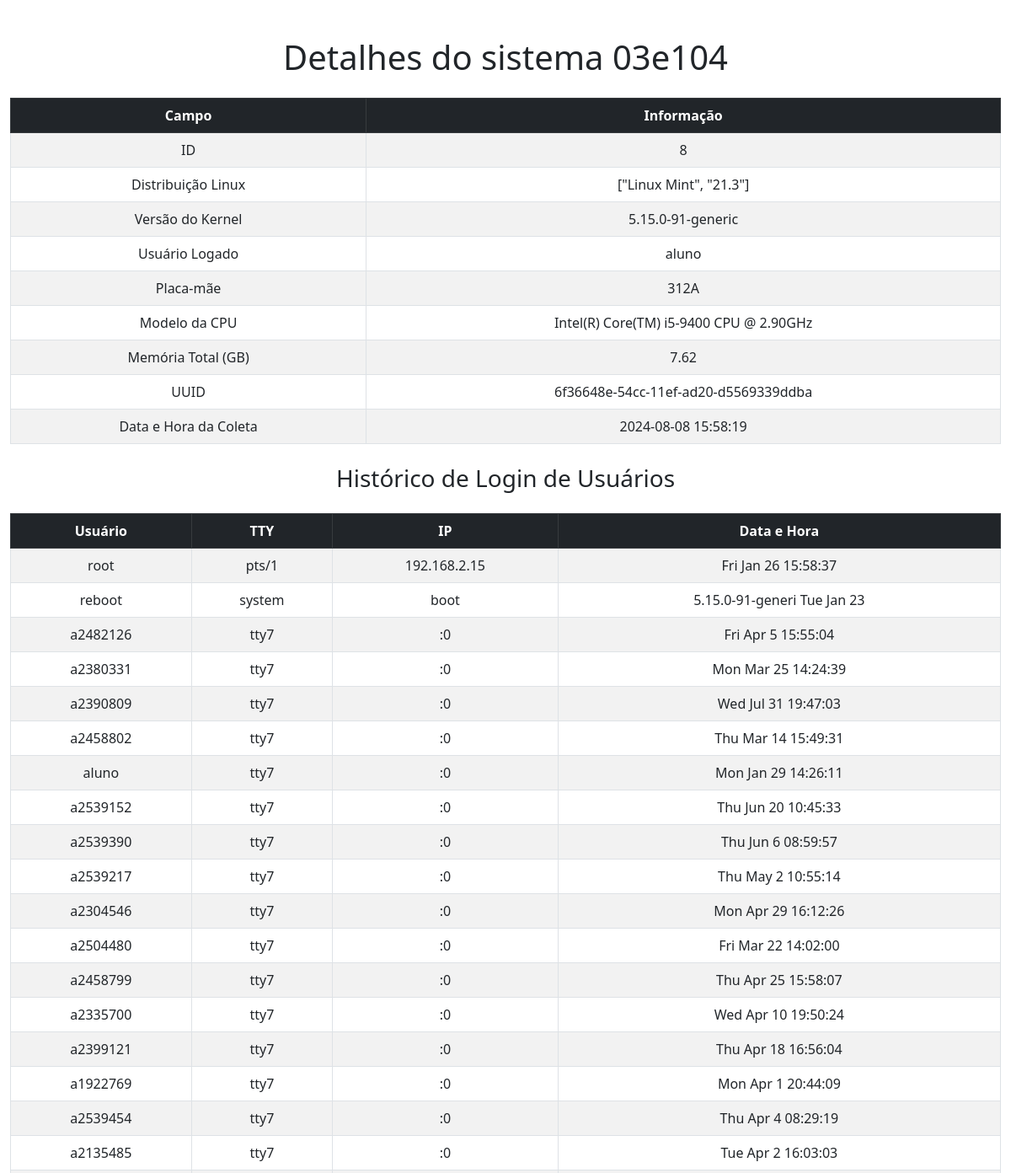
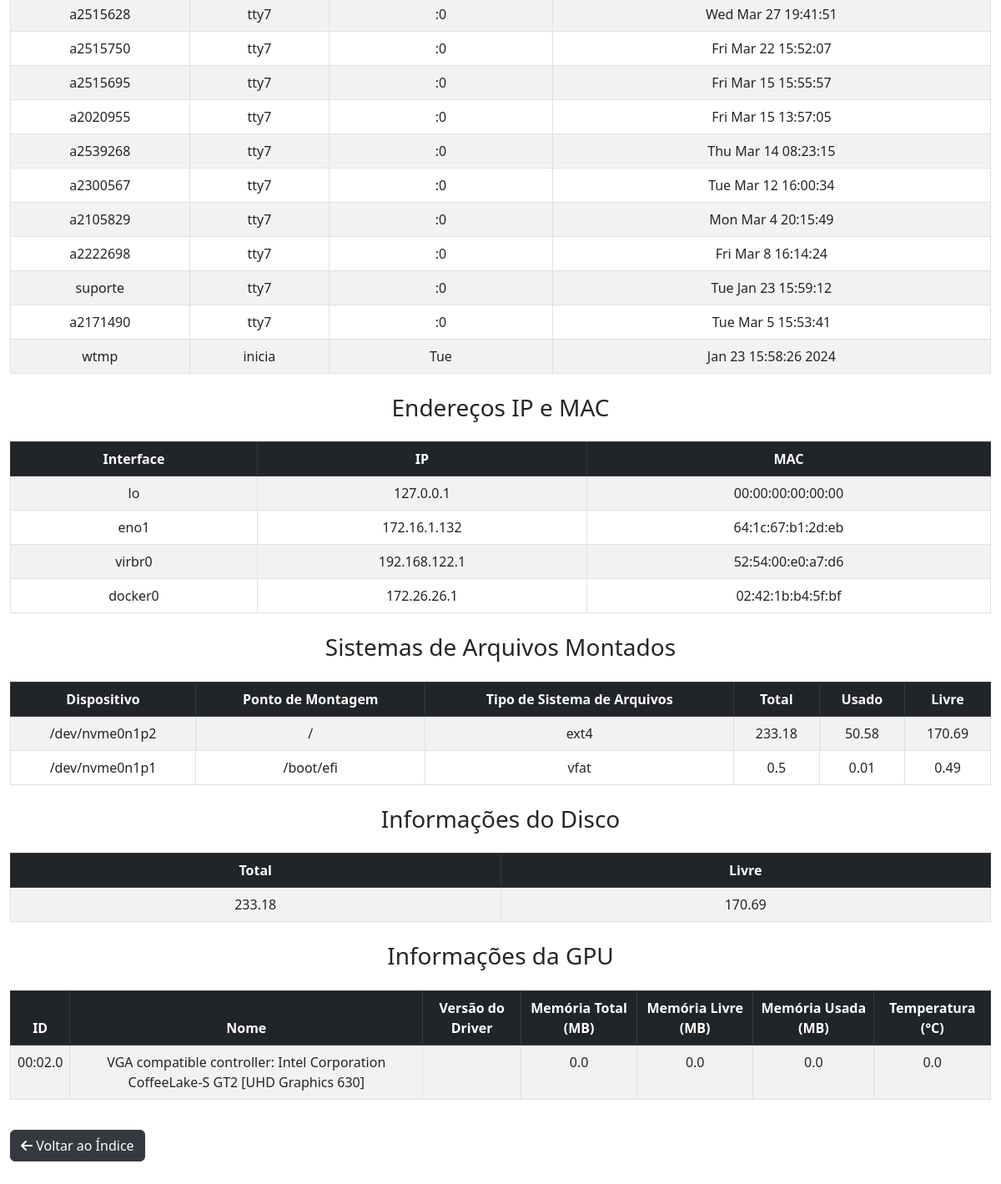
Screenshot of /details/8 with the database file from the repository (2 pictures, top to bottom).
### app.py (models this page shows)
class SystemInfo(db.Model):
    id = db.Column(db.Integer, primary_key=True)
    hostname = db.Column(db.String(120), nullable=False)
    linux_distribution = db.Column(db.String(120), nullable=False)
    kernel_version = db.Column(db.String(120), nullable=False)
    logged_in_user = db.Column(db.String(120), nullable=False)
    cpu_model = db.Column(db.String(120), nullable=False)
    memory_total_gb = db.Column(db.Float, nullable=False)
    uuid1 = db.Column(db.String(36), unique=True, nullable=False)
    collection_datetime = db.Column(db.String(120), nullable=False)
    motherboard_model = db.Column(db.String(255))
    patrimony = db.Column(db.String(50), nullable=True)
    user_login_history = db.relationship('UserLoginHistory', backref='system_info', lazy=True)
    ip_and_mac_addresses = db.relationship('IPAndMacAddress', backref='system_info', lazy=True)
    mounted_filesystems = db.relationship('MountedFilesystems', backref='system_info', lazy=True)
    disk_info = db.relationship('DiskInfo', backref='system_info', uselist=False)
    gpu_info = db.relationship('GPUInfo', backref='system_info', lazy=True)

class UserLoginHistory(db.Model):
    id = db.Column(db.Integer, primary_key=True)
    user = db.Column(db.String(120), nullable=False)
    tty = db.Column(db.String(120), nullable=False)
    ip = db.Column(db.String(120), nullable=False)
    datetime = db.Column(db.String(120), nullable=False)
    system_info_id = db.Column(db.Integer, db.ForeignKey('system_info.id'), nullable=False)

class IPAndMacAddress(db.Model):
    id = db.Column(db.Integer, primary_key=True)
    interface = db.Column(db.String(120), nullable=False)
    ip = db.Column(db.String(120), nullable=False)
    mac = db.Column(db.String(120), nullable=False)
    system_info_id = db.Column(db.Integer, db.ForeignKey('system_info.id'), nullable=False)

class MountedFilesystems(db.Model):
    id = db.Column(db.Integer, primary_key=True)
    device = db.Column(db.String(120), nullable=False)
    mountpoint = db.Column(db.String(120), nullable=False)
    fstype = db.Column(db.String(120), nullable=False)
    total = db.Column(db.Float, nullable=False)
    used = db.Column(db.Float, nullable=False)
    free = db.Column(db.Float, nullable=False)
    system_info_id = db.Column(db.Integer, db.ForeignKey('system_info.id'), nullable=False)

class DiskInfo(db.Model):
    id = db.Column(db.Integer, primary_key=True)
    total = db.Column(db.Float, nullable=False)
    free = db.Column(db.Float, nullable=False)
    system_info_id = db.Column(db.Integer, db.ForeignKey('system_info.id'), nullable=False)

class GPUInfo(db.Model):
    id = db.Column(db.Integer, primary_key=True)
    gpu_id = db.Column(db.Integer, nullable=False)
    name = db.Column(db.String(120), nullable=False)
    driver_version = db.Column(db.String(120), nullable=False)
    memory_total = db.Column(db.Float, nullable=False)
    memory_free = db.Column(db.Float, nullable=False)
    memory_used = db.Column(db.Float, nullable=False)
    temperature = db.Column(db.Float, nullable=False)
    system_info_id = db.Column(db.Integer, db.ForeignKey('system_info.id'), nullable=False)

### app.py (the view)
@app.route('/details/<int:id>')
def details(id):
    system_info = SystemInfo.query.get_or_404(id)
    return render_template('details.html', system_info=system_info)

### templates/details.html (shortened to what this page needs)
<!DOCTYPE html>
<html lang="pt-br">
  <head>
    <link href="https://cdn.jsdelivr.net/npm/bootstrap@5.3.0/dist/css/bootstrap.min.css" rel="stylesheet" />
    <link rel="stylesheet" href="https://cdnjs.cloudflare.com/ajax/libs/font-awesome/6.0.0-beta3/css/all.min.css" />
  </head>
  <body>
    <div class="container">
      <h1 class="my-4 text-center">Detalhes do sistema {{ system_info.hostname }}</h1>
      <table class="table table-bordered table-striped text-center">
        <thead class="table-dark">
          <tr>
            <th>Campo</th>
            <th>Informação</th>
          </tr>
        </thead>
        <tbody>
          <tr>
            <td>ID</td>
            <td>{{ system_info.id }}</td>
          </tr>
          <tr>
            <td>Distribuição Linux</td>
            <td>{{ system_info.linux_distribution }}</td>
          </tr>
          <tr>
            <td>Versão do Kernel</td>
            <td>{{ system_info.kernel_version }}</td>
          </tr>
          <tr>
            <td>Usuário Logado</td>
            <td>{{ system_info.logged_in_user }}</td>
          </tr>
          <tr>
            <td>Placa-mãe</td>
            <td>{{ system_info.motherboard_model }}</td>
          </tr>
          <tr>
            <td>Modelo da CPU</td>
            <td>{{ system_info.cpu_model }}</td>
          </tr>
          <tr>
            <td>Memória Total (GB)</td>
            <td>{{ system_info.memory_total_gb }}</td>
          </tr>
          <tr>
            <td>UUID</td>
            <td>{{ system_info.uuid1 }}</td>
          </tr>
          <tr>
            <td>Data e Hora da Coleta</td>
            <td>{{ system_info.collection_datetime }}</td>
          </tr>
        </tbody>
      </table>
      <h3 class="my-4 text-center">Histórico de Login de Usuários</h3>
      <table class="table table-bordered table-striped text-center">
        <thead class="table-dark">
          <tr>
            <th>Usuário</th>
            <th>TTY</th>
            <th>IP</th>
            <th>Data e Hora</th>
          </tr>
        </thead>
        <tbody>
          {% for entry in system_info.user_login_history %}
          <tr>
            <td>{{ entry.user }}</td>
            <td>{{ entry.tty }}</td>
            <td>{{ entry.ip }}</td>
            <td>{{ entry.datetime }}</td>
          </tr>
          {% endfor %}
        </tbody>
      </table>
      <h3 class="my-4 text-center">Endereços IP e MAC</h3>
      <table class="table table-bordered table-striped text-center">
        <thead class="table-dark">
          <tr>
            <th>Interface</th>
            <th>IP</th>
            <th>MAC</th>
          </tr>
        </thead>
        <tbody>
          {% for entry in system_info.ip_and_mac_addresses %}
          <tr>
            <td>{{ entry.interface }}</td>
            <td>{{ entry.ip }}</td>
            <td>{{ entry.mac }}</td>
          </tr>
          {% endfor %}
        </tbody>
      </table>
      <h3 class="my-4 text-center">Sistemas de Arquivos Montados</h3>
      <table class="table table-bordered table-striped text-center">
        <thead class="table-dark">
          <tr>
            <th>Dispositivo</th>
            <th>Ponto de Montagem</th>
            <th>Tipo de Sistema de Arquivos</th>
            <th>Total</th>
            <th>Usado</th>
            <th>Livre</th>
          </tr>
        </thead>
        <tbody>
          {% for entry in system_info.mounted_filesystems %}
          <tr>
            <td>{{ entry.device }}</td>
            <td>{{ entry.mountpoint }}</td>
            <td>{{ entry.fstype }}</td>
            <td>{{ entry.total }}</td>
            <td>{{ entry.used }}</td>
            <td>{{ entry.free }}</td>
          </tr>
          {% endfor %}
        </tbody>
      </table>
      <h3 class="my-4 text-center">Informações do Disco</h3>
      <table class="table table-bordered table-striped text-center">
        <thead class="table-dark">
          <tr>
            <th>Total</th>
            <th>Livre</th>
          </tr>
        </thead>
        <tbody>
          {% if system_info.disk_info %}
          <tr>
            <td>{{ system_info.disk_info.total }}</td>
            <td>{{ system_info.disk_info.free }}</td>
          </tr>
          {% else %}
          <tr>
            <td colspan="2">Nenhuma informação de disco disponível</td>
          </tr>
          {% endif %}
        </tbody>
      </table>
      <h3 class="my-4 text-center">Informações da GPU</h3>
      <table class="table table-bordered table-striped text-center">
        <thead class="table-dark">
          <tr>
            <th>ID</th>
            <th>Nome</th>
            <th>Versão do Driver</th>
            <th>Memória Total (MB)</th>
            <th>Memória Livre (MB)</th>
            <th>Memória Usada (MB)</th>
            <th>Temperatura (°C)</th>
          </tr>
        </thead>
        <tbody>
          {% for entry in system_info.gpu_info %}
          <tr>
            <td>{{ entry.gpu_id }}</td>
            <td>{{ entry.name }}</td>
            <td>{{ entry.driver_version }}</td>
            <td>{{ entry.memory_total }}</td>
            <td>{{ entry.memory_free }}</td>
            <td>{{ entry.memory_used }}</td>
            <td>{{ entry.temperature }}</td>
          </tr>
          {% endfor %}
        </tbody>
      </table>
      <a class="btn btn-dark back-button" href="{{ url_for('index') }}"> <i class="fas fa-arrow-left"></i> Voltar ao Índice </a>
    </div>
  </body>
</html>

### templates/details.html (style rules this page uses)
body { padding-top: 20px; padding-bottom: 40px; }
.container { max-width: 1200px; }
table { margin: auto; }
.back-button { margin-top: 20px; background-color: #343a40; border-color: #343a40; }

### rows the page displays
SystemInfo: hostname "03e104", id "8", linux_distribution "[\"Linux Mint\", \"21.3\"]", kernel_version "5.15.0-91-generic", logged_in_user "aluno", motherboard_model "312A", cpu_model "Intel(R) Core(TM) i5-9400 CPU @ 2.90GHz", memory_total_gb "7.62", uuid1 "6f36648e-54cc-11ef-ad20-d5569339ddba", collection_datetime "2024-08-08 15:58:19"
UserLoginHistory: user "root", tty "pts/1", ip "192.168.2.15", datetime "Fri Jan 26 15:58:37"
UserLoginHistory: user "reboot", tty "system", ip "boot", datetime "5.15.0-91-generi Tue Jan 23"
UserLoginHistory: user "a2482126", tty "tty7", ip ":0", datetime "Fri Apr 5 15:55:04"
UserLoginHistory: user "a2380331", tty "tty7", ip ":0", datetime "Mon Mar 25 14:24:39"
UserLoginHistory: user "a2390809", tty "tty7", ip ":0", datetime "Wed Jul 31 19:47:03"
UserLoginHistory: user "a2458802", tty "tty7", ip ":0", datetime "Thu Mar 14 15:49:31"
UserLoginHistory: user "aluno", tty "tty7", ip ":0", datetime "Mon Jan 29 14:26:11"
UserLoginHistory: user "a2539152", tty "tty7", ip ":0", datetime "Thu Jun 20 10:45:33"
UserLoginHistory: user "a2539390", tty "tty7", ip ":0", datetime "Thu Jun 6 08:59:57"
UserLoginHistory: user "a2539217", tty "tty7", ip ":0", datetime "Thu May 2 10:55:14"
UserLoginHistory: user "a2304546", tty "tty7", ip ":0", datetime "Mon Apr 29 16:12:26"
UserLoginHistory: user "a2504480", tty "tty7", ip ":0", datetime "Fri Mar 22 14:02:00"
UserLoginHistory: user "a2458799", tty "tty7", ip ":0", datetime "Thu Apr 25 15:58:07"
UserLoginHistory: user "a2335700", tty "tty7", ip ":0", datetime "Wed Apr 10 19:50:24"
UserLoginHistory: user "a2399121", tty "tty7", ip ":0", datetime "Thu Apr 18 16:56:04"
UserLoginHistory: user "a1922769", tty "tty7", ip ":0", datetime "Mon Apr 1 20:44:09"
UserLoginHistory: user "a2539454", tty "tty7", ip ":0", datetime "Thu Apr 4 08:29:19"
UserLoginHistory: user "a2135485", tty "tty7", ip ":0", datetime "Tue Apr 2 16:03:03"
UserLoginHistory: user "a2515628", tty "tty7", ip ":0", datetime "Wed Mar 27 19:41:51"
UserLoginHistory: user "a2515750", tty "tty7", ip ":0", datetime "Fri Mar 22 15:52:07"
UserLoginHistory: user "a2515695", tty "tty7", ip ":0", datetime "Fri Mar 15 15:55:57"
UserLoginHistory: user "a2020955", tty "tty7", ip ":0", datetime "Fri Mar 15 13:57:05"
UserLoginHistory: user "a2539268", tty "tty7", ip ":0", datetime "Thu Mar 14 08:23:15"
UserLoginHistory: user "a2300567", tty "tty7", ip ":0", datetime "Tue Mar 12 16:00:34"
UserLoginHistory: user "a2105829", tty "tty7", ip ":0", datetime "Mon Mar 4 20:15:49"
UserLoginHistory: user "a2222698", tty "tty7", ip ":0", datetime "Fri Mar 8 16:14:24"
UserLoginHistory: user "suporte", tty "tty7", ip ":0", datetime "Tue Jan 23 15:59:12"
UserLoginHistory: user "a2171490", tty "tty7", ip ":0", datetime "Tue Mar 5 15:53:41"
UserLoginHistory: user "wtmp", tty "inicia", ip "Tue", datetime "Jan 23 15:58:26 2024"
IPAndMacAddress: interface "lo", ip "127.0.0.1", mac "00:00:00:00:00:00"
IPAndMacAddress: interface "eno1", ip "172.16.1.132", mac "64:1c:67:b1:2d:eb"
IPAndMacAddress: interface "virbr0", ip "192.168.122.1", mac "52:54:00:e0:a7:d6"
IPAndMacAddress: interface "docker0", ip "172.26.26.1", mac "02:42:1b:b4:5f:bf"
MountedFilesystems: device "/dev/nvme0n1p2", mountpoint "/", fstype "ext4", total "233.18", used "50.58", free "170.69"
MountedFilesystems: device "/dev/nvme0n1p1", mountpoint "/boot/efi", fstype "vfat", total "0.5", used "0.01", free "0.49"
DiskInfo: disk_info.total "233.18", disk_info.free "170.69"
GPUInfo: gpu_id "00:02.0", name "VGA compatible controller: Intel Corporation CoffeeLake-S GT2 [UHD Graphics 630]", memory_total "0.0", memory_free "0.0", memory_used "0.0", temperature "0.0"
